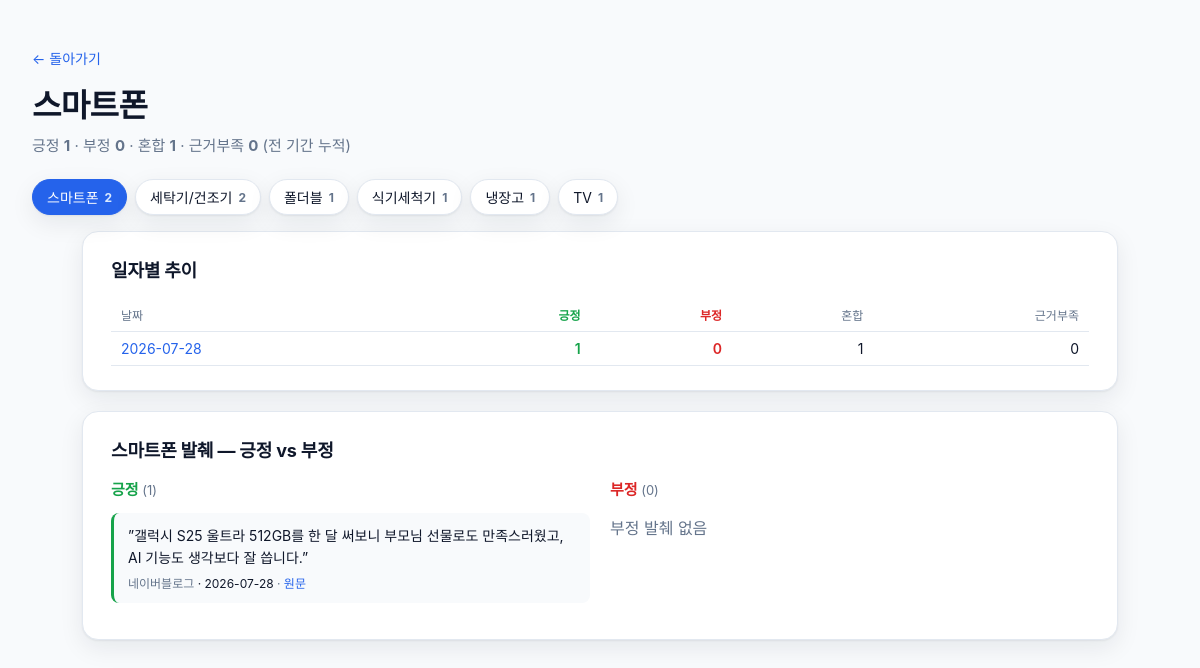
Page /category/스마트폰 on the committed database.
### tables this page shows
CREATE TABLE category_sentiment (
  date TEXT NOT NULL,
  category TEXT NOT NULL,
  positive INTEGER NOT NULL,
  negative INTEGER NOT NULL,
  mixed INTEGER NOT NULL,
  unclear INTEGER NOT NULL,
  PRIMARY KEY (date, category)
);

CREATE TABLE excerpts (
  id INTEGER PRIMARY KEY AUTOINCREMENT,
  date TEXT NOT NULL,
  sentiment TEXT NOT NULL CHECK(sentiment IN ('positive','negative')),
  category TEXT NOT NULL,
  source TEXT,
  text TEXT NOT NULL,
  url TEXT
);

### viewer/app.py (the view)
@app.get("/category/{category:path}", response_class=HTMLResponse)
def category_detail(request: Request, category: str):
    data = fetch_category(category)
    return templates.TemplateResponse(
        request,
        "category.html",
        {"category": category, "categories": fetch_categories(), **data},
    )

### viewer/templates/category.html (shortened to what this page needs)
<!doctype html>
<html lang="ko">
<head>
  <link rel="stylesheet" href="/static/style.css" />
</head>
<body>
  <header class="page-header detail">
    <a class="back" href="/">← 돌아가기</a>
    <h1>{{ category }}</h1>
    <p class="subtitle">
      긍정 <strong class="pos">{{ totals.positive }}</strong> ·
      부정 <strong class="neg">{{ totals.negative }}</strong> ·
      혼합 <strong>{{ totals.mixed }}</strong> ·
      근거부족 <strong>{{ totals.unclear }}</strong>
      <span class="muted">(전 기간 누적)</span>
    </p>
  </header>
  {% if categories %}
  <nav class="cat-nav">
    {% for c in categories %}
      <a class="cat-chip {% if c.category == category %}on{% endif %}" href="/category/{{ c.category }}">
        {{ c.category }} <span class="cnt">{{ c.total }}</span>
      </a>
    {% endfor %}
  </nav>
  {% endif %}
  <main class="detail-main">
    <section class="block">
      <h2>일자별 추이</h2>
      <table class="matrix">
        <thead>
          <tr>
            <th>날짜</th>
            <th class="pos">긍정</th>
            <th class="neg">부정</th>
            <th>혼합</th>
            <th>근거부족</th>
          </tr>
        </thead>
        <tbody>
          {% for row in by_day %}
          <tr>
            <td><a href="/day/{{ row.date }}">{{ row.date }}</a></td>
            <td class="pos">{{ row.positive }}</td>
            <td class="neg">{{ row.negative }}</td>
            <td>{{ row.mixed }}</td>
            <td>{{ row.unclear }}</td>
          </tr>
          {% endfor %}
        </tbody>
      </table>
    </section>
    <section class="block excerpts">
      <h2>{{ category }} 발췌 — 긍정 vs 부정</h2>
      <div class="two-col">
        <div class="col pos-col">
          <h3>긍정 <span class="count">({{ excerpts_positive|length }})</span></h3>
          {% if excerpts_positive %}
            {% for e in excerpts_positive %}
            <article class="excerpt pos">
              <blockquote>”{{ e.text|mask_store }}”</blockquote>
              <div class="meta">
                <span class="src">{{ e.source|fmt_source or "출처 미상" }}</span>
                <span class="cat">· {{ e.date }}</span>
                {% if e.url %}
                  · <a href="{{ e.url }}" target="_blank" rel="noopener">원문</a>
                {% endif %}
              </div>
            </article>
            {% endfor %}
          {% else %}
            <p class="muted">긍정 발췌 없음</p>
          {% endif %}
        </div>
        <div class="col neg-col">
          <h3>부정 <span class="count">({{ excerpts_negative|length }})</span></h3>
          {% if excerpts_negative %}
            {% for e in excerpts_negative %}
            <article class="excerpt neg">
              <blockquote>”{{ e.text|mask_store }}”</blockquote>
              <div class="meta">
                <span class="src">{{ e.source|fmt_source or "출처 미상" }}</span>
                <span class="cat">· {{ e.date }}</span>
                {% if e.url %}
                  · <a href="{{ e.url }}" target="_blank" rel="noopener">원문</a>
                {% endif %}
              </div>
            </article>
            {% endfor %}
          {% else %}
            <p class="muted">부정 발췌 없음</p>
          {% endif %}
        </div>
      </div>
    </section>
  </main>
</body>
</html>

### viewer/static/style.css (style rules this page uses)
:root { --pos: #16a34a; --neg: #dc2626; --warn: #d97706; --ink: #0f172a; --muted: #64748b; --bg: #f8fafc; --card: #ffffff; --line: #e2e8f0; --accent: #2563eb; --shadow: 0 1px 2px rgba(15,23,42,.06), 0 8px 24px rgba(15,23,42,.08); }
* { box-sizing: border-box; }
html, body { margin: 0; padding: 0; background: var(--bg); color: var(--ink); font-family: "Apple SD Gothic Neo", "맑은 고딕", "Malgun Gothic", -apple-system, BlinkMacSystemFont, "Segoe UI", Roboto, "Helvetica Neue", Arial, sans-serif; -webkit-font-smoothing: antialiased; }
a { color: var(--accent); text-decoration: none; }
.page-header { padding: 48px 32px 24px; max-width: 1280px; margin: 0 auto; }
.page-header h1 { font-size: 32px; margin: 0 0 8px; letter-spacing: -0.02em; }
.page-header .subtitle { margin: 0; color: var(--muted); font-size: 15px; }
.page-header.detail .back { display: inline-block; margin-bottom: 12px; font-size: 14px; }
.muted { color: var(--muted); }
.detail-main { max-width: 1100px; margin: 0 auto; padding: 0 32px 64px; }
.block { background: var(--card); border: 1px solid var(--line); border-radius: 16px; padding: 24px 28px; margin-bottom: 20px; box-shadow: var(--shadow); }
.block h2 { margin: 0 0 16px; font-size: 18px; letter-spacing: -0.01em; }
.matrix { width: 100%; border-collapse: collapse; font-size: 14px; }
.matrix th, .matrix td { padding: 8px 10px; text-align: right; border-bottom: 1px solid var(--line); }
.matrix th:first-child, .matrix td:first-child { text-align: left; }
.matrix th { color: var(--muted); font-weight: 500; font-size: 12px; }
.matrix .pos { color: var(--pos); font-weight: 600; }
.matrix .neg { color: var(--neg); font-weight: 600; }
.two-col { display: grid; grid-template-columns: 1fr 1fr; gap: 20px; }
.pos-col h3 { color: var(--pos); }
.neg-col h3 { color: var(--neg); }
.col h3 { margin: 0 0 14px; font-size: 15px; }
.count { color: var(--muted); font-weight: 400; font-size: 13px; }
.excerpt { border-left: 3px solid var(--line); background: #f8fafc; border-radius: 8px; padding: 12px 14px; margin-bottom: 12px; }
.excerpt.pos { border-left-color: var(--pos); }
.excerpt blockquote { margin: 0 0 6px; font-size: 14px; line-height: 1.55; }
.excerpt .meta { font-size: 12px; color: var(--muted); }
.excerpt .cat { color: var(--ink); }
.cat-nav { max-width: 1280px; margin: 0 auto 8px; padding: 0 32px 8px; display: flex; flex-wrap: wrap; gap: 8px; }
.cat-chip { display: inline-flex; align-items: center; gap: 6px; padding: 7px 14px; background: var(--card); border: 1px solid var(--line); border-radius: 999px; box-shadow: var(--shadow); font-size: 14px; color: var(--ink); }
.cat-chip.on { background: var(--accent); color: #fff; border-color: var(--accent); }
.cat-chip .cnt { font-size: 12px; font-weight: 700; color: var(--muted); }
.cat-chip.on .cnt { color: #dbeafe; }

### rows in the picture
category_sentiment: category "세탁기/건조기", total "2"
category_sentiment: category "폴더블", total "1"
category_sentiment: category "식기세척기", total "1"
category_sentiment: category "냉장고", total "1"
category_sentiment: date "2026-07-28", positive "1", negative "0", mixed "1", unclear "0"
excerpts: text|mask_store "갤럭시 S25 울트라 512GB를 한 달 써보니 부모님 선물로도 만족스러웠고, AI 기능도 생각보다 잘 씁니다.", source|fmt_source "네이버블로그", date "2026-07-28"

### other values in the picture
{{ category }} "스마트폰"
{{ totals.positive }} "1"
{{ totals.negative }} "0"
{{ totals.mixed }} "1"
{{ totals.unclear }} "0"
{{ c.category }} "스마트폰" "TV"
{{ c.total }} "2" "1"
{{ excerpts_positive|length }} "1"
{{ excerpts_negative|length }} "0"
